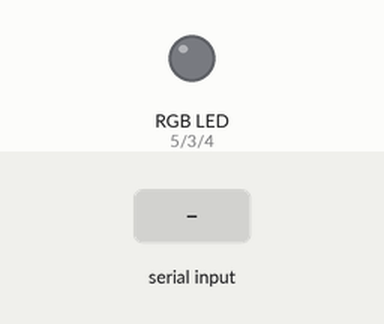
Bench run of a sketch on a simulated Arduino Uno, built with avr-gcc and run on an emulated ATmega328P. Shown: an RGB LED mixed from three pins (HIGH = lit). The inputs (shaded band) are chosen by the test bench. Random numbers use the default seed unless the sketch sets one.

Above: at 1.2 s.
1.3 s: "n" received over Serial
At 2.1 s:
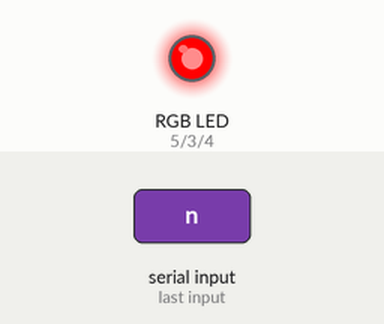
3.8 s: "t" received over Serial
At 3.95 s:
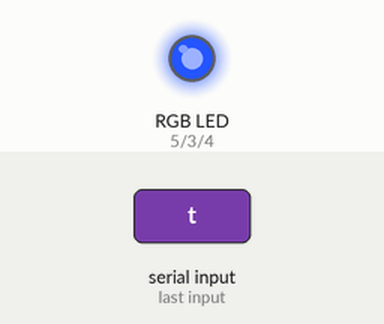
6.3 s: "n" received over Serial
At 8.0 s:
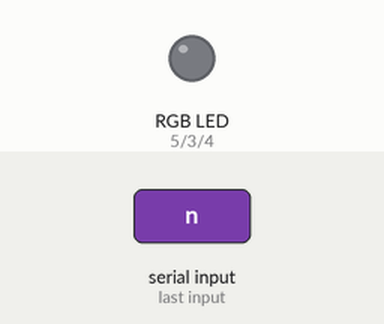
8.8 s: "t" received over Serial
Timing chart, 0 to 11.8 s (numbered marks = the images above; inputs shaded):
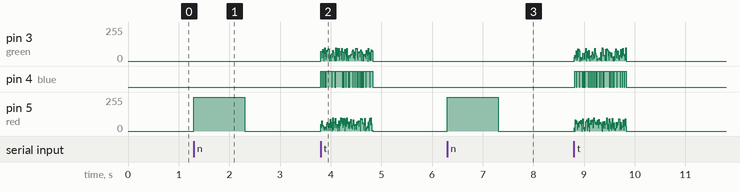

The sketch:

py_serial.ino
```cpp
int red = 5;
int green = 3;
int blue = 4;


void setup()
{
  pinMode(red, OUTPUT);
  pinMode(green, OUTPUT);
  pinMode(blue, OUTPUT);
  Serial.begin(9600);
}

void loop()
{
  if (Serial.available() > 0)
  {
    if (Serial.read() == 'l')
    {
      digitalWrite(blue, HIGH);
      delay(1000);
      digitalWrite(blue,LOW);
    }
  }
  else if (Serial.read() == 't') {
    for (int i = 0; i < 100; i++) {
      analogWrite(blue, random(0, 500));
      analogWrite(red, random(0, 100));
      analogWrite(green, random(0, 100));
      delay(10);
    }
  }
  else if (Serial.read() == 'n') {
    digitalWrite(red, HIGH);
    delay(1000);
  }
  else
  {
    digitalWrite(blue, LOW);
    digitalWrite(green, LOW);
    digitalWrite(red, LOW);
  }
}
```

Measured:
- after the input at 1.3 s, pin 5 (red): 0/255 → 255/255 at once, → 0/255 1.0 s later
- after the input at 6.3 s, pin 5 (red): 0/255 → 255/255 at once, → 0/255 1.0 s later
